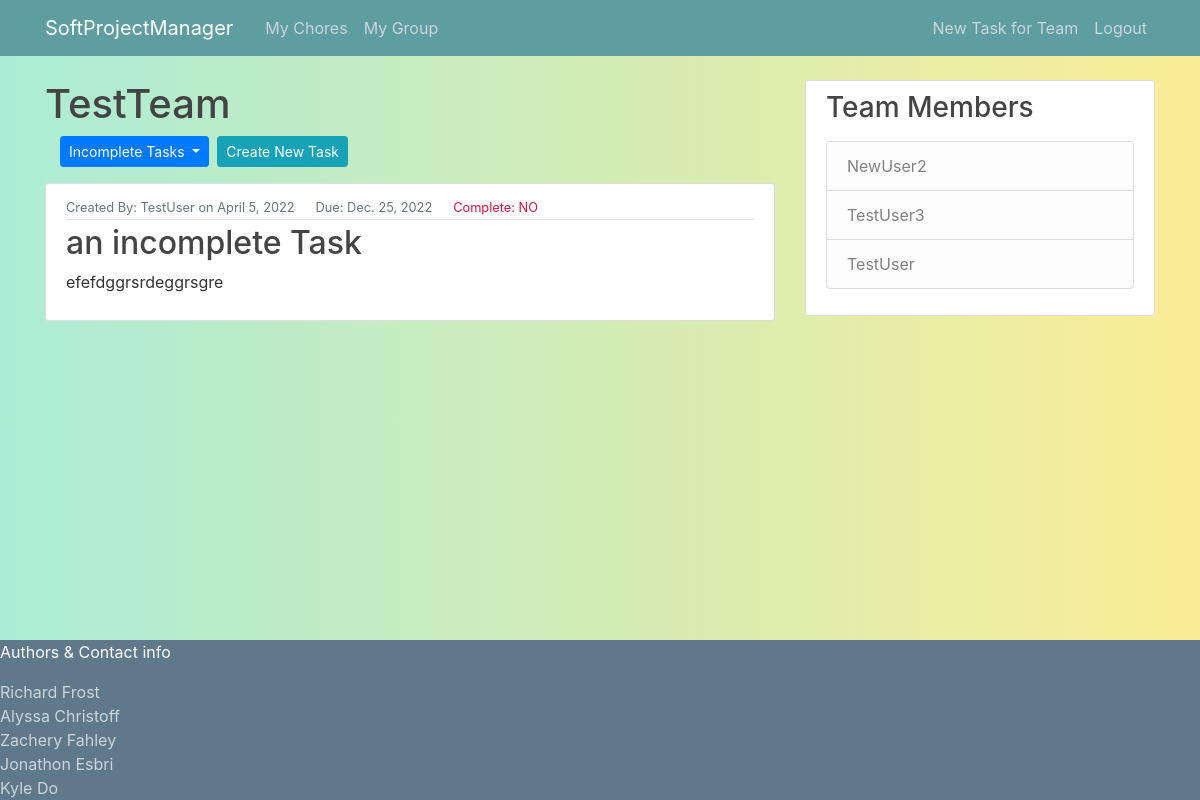
The page /group/ (signed in) on the database its author committed.
### Users/models.py (models this page shows)
class Profile(models.Model):
    user = models.OneToOneField(User, on_delete=models.CASCADE)
    team = models.ForeignKey(Team, blank=True, null=True, on_delete=models.CASCADE)
    def __str__(self):
       return f'{self.user.username}'

### Teams/models.py (models this page shows, shortened)
class Team(models.Model):
    team_name = models.CharField(max_length=100, unique=True)
    team_pswd = models.CharField(max_length=15)
    def __str__(self):
        return self.team_name

class Team_Chore(models.Model):
    team_chore_name = models.CharField(max_length=100, verbose_name='Group Task Name')
    content = models.TextField(verbose_name='Task Content')
    date_created = models.DateField(auto_now_add=True)
    date_due = models.DateField(verbose_name='Due Date')
    is_complete = models.BooleanField(default=False)
    creator = models.ForeignKey(User, on_delete=models.CASCADE)
    team = models.ForeignKey(Team, on_delete=models.CASCADE)

### Teams/views.py (the view)
# urls.py: path('', GroupListView.as_view(), name='group-test'),
class GroupListView(LoginRequiredMixin, ListView):
    model = Team_Chore
    template_name ='Teams/GroupTest.html'
    context_object_name = 'GroupTasks'
    def get_queryset(self, *args, **kwargs):
        qs = Team_Chore.objects.filter(team = self.request.user.profile.team, is_complete = False).order_by('is_complete', 'date_due')
        return qs

### Teams/templates/Teams/GroupTest.html (shortened to what this page needs)
{% extends "Teams/TeamBase.html" %}
{% block drop %}
  <div class="btn-toolbar col-md-8">
    <div class="dropdown">
      <button class="btn btn-primary btn-sm dropdown-toggle" type="button" id="toggleview" data-toggle="dropdown" aria-haspopup="true" aria-expanded="false">
        Incomplete Tasks
      </button>
    </div>
      <div>
        <a class="btn btn-info btn-sm mx-2" href="{% url 'team-task-create' %}">Create New Task</a>
      </div>
  </div>
{% endblock drop %}
{% block content %}
  {% for GroupTask in GroupTasks %}
        <article class="media content-section">
            <div class="media-body">
            <div class="article-metadata">
                <small class="text-muted">Created By: {{ GroupTask.creator }} on {{ GroupTask.date_created }} &emsp;</small>
                <small class="text-muted">Due: {{ GroupTask.date_due }} &emsp;</small>
                {% if GroupTask.is_complete == True %}
                <small class="text-muted"><span style="color: darkgreen">Complete: YES</span></small>
                {% else %}
                <small class="text-muted"><span style="color: crimson">Complete: NO</span></small>
                {% endif %}
            </div>
            <h2><a class="article-title" href="{% url 'team-task-detail' GroupTask.id %}">{{ GroupTask.team_chore_name }}</a></h2>
            <p class="article-content">{{ GroupTask.content }}</p>
            </div>
        </article>
    {% endfor %}
{% endblock content %}
{% block sidebar %}
<div class="col-md-4">
  <div class="content-section">
    <h3>Team Members</h3>
    <p class='text-muted'>
      <ul class="list-group">
        {% for member in GroupTasks.first.creator.profile.team.profile_set.all %}
        <li class="list-group-item list-group-item-light">{{member}}</li>
        {% endfor %}
      </ul>
    </p>
  </div>
  {% endblock sidebar %}

### Teams/templates/Teams/TeamBase.html (shortened to what this page needs)
{% load static %}
<!DOCTYPE html>
<html>
<head>
     <link rel="stylesheet" href="https://cdn.jsdelivr.net/npm/bootstrap@4.0.0/dist/css/bootstrap.min.css">
     <link rel="stylesheet" type="text/css" href="{% static 'chores/main.css' %}">
</head>
<body>
    <header class="site-header">
        <nav class="navbar navbar-expand-md navbar-dark bg-steel fixed-top">
          <div class="container">
            <a class="navbar-brand mr-4" href="/">SoftProjectManager</a>
            <div class="collapse navbar-collapse" id="navbarToggle">
              <div class="navbar-nav mr-auto">
                <a class="nav-item nav-link" href="{% url 'chore-home' %}">My Chores</a>
                {% if user.profile.team %}
                <a class="nav-item nav-link" href="{% url 'group-test' %}">My Group</a>
                {% else %}
                <a class="nav-item nav-link" href="{% url 'group-join' %}">Join Group</a>
                <a class="nav-item nav-link" href="{% url 'group-create' %}">Create Group</a>
                {% endif %}
              </div>
              <div class="navbar-nav">
                {% if user.is_authenticated %}
                  <a class="nav-item nav-link" href="{% url 'team-task-create' %}">New Task for Team</a>
                  <a class="nav-item nav-link" href="{% url 'logout' %}">Logout</a>
                {% else %}
                  <a class="nav-item nav-link" href="{% url 'login' %}">Login</a>
                  <a class="nav-item nav-link" href="{% url 'Create_account' %}">Register</a>
                {% endif %}
              </div>
            </div>
          </div>
        </nav>
    </header>
    <main role="main" class="container">
        <div class="row vertical-middle">
          <div class="col-md-8">
            <h1>{{user.profile.team}}</h1>
            {% block drop %}{% endblock drop %}
            {% block content %}{% endblock content %}
          </div>
          {% block sidebar %}{% endblock sidebar %}
        </div>
    </main>
    <footer class="class fixed-bottom">
      <p class = "para">Authors & Contact info</p>
      <ul class="contact">
        <li><a href="mailto:hege@example.com" class = "foottext">Richard Frost</a></li>
        <li><a href="mailto:hege@example.com"class = "foottext">Alyssa Christoff</a></li>
        <li><a href="mailto:hege@example.com" class = "foottext">Zachery Fahley</a></li>
        <li><a href="mailto:hege@example.com" class = "foottext">Jonathon Esbri</a></li>
        <li><a href="mailto:hege@example.com" class = "foottext">Kyle Do</a></li>
      </ul>
  </footer>
</body>
</html>

### chores/static/chores/main.css (style rules this page uses)
body { background-image: linear-gradient(to right, #abecd6 0%, #fbed96 100%); color: #333333; margin-top: 5rem; margin-bottom: 5rem; }
h1, h2, h3, h4, h5, h6 { color: #444444; }
ul { margin: 0; }
.bg-steel { background-color: cadetblue; }
.site-header .navbar-nav .nav-link { color: #cbd5db; }
.content-section { background: #ffffff; padding: 10px 20px; border: 1px solid #dddddd; border-radius: 3px; margin-bottom: 20px; }
.article-title { color: #444444; }
.article-content { white-space: pre-line; }
.article-metadata { padding-bottom: 1px; margin-bottom: 4px; border-bottom: 1px solid #e3e3e3 }
.class { background-color: #5f788a; margin-top: 5rem; }
.foottext { color:#cbd5db; }
.contact { list-style-type: none; margin: 0; padding: 0; }
.para { color: #ffffff; }

### rows shown on the page
Team_Chore: creator "TestUser", date_created "April 5, 2022", date_due "Dec. 25, 2022", is_complete "Complete: NO", team_chore_name "an incomplete Task", content "efefdggrsrdeggrsgre"
Profile: user.username "NewUser2"
Profile: user.username "TestUser3"
Profile: user.username "TestUser"

### other values the page prints
{{ user.profile.team }} "TestTeam"
